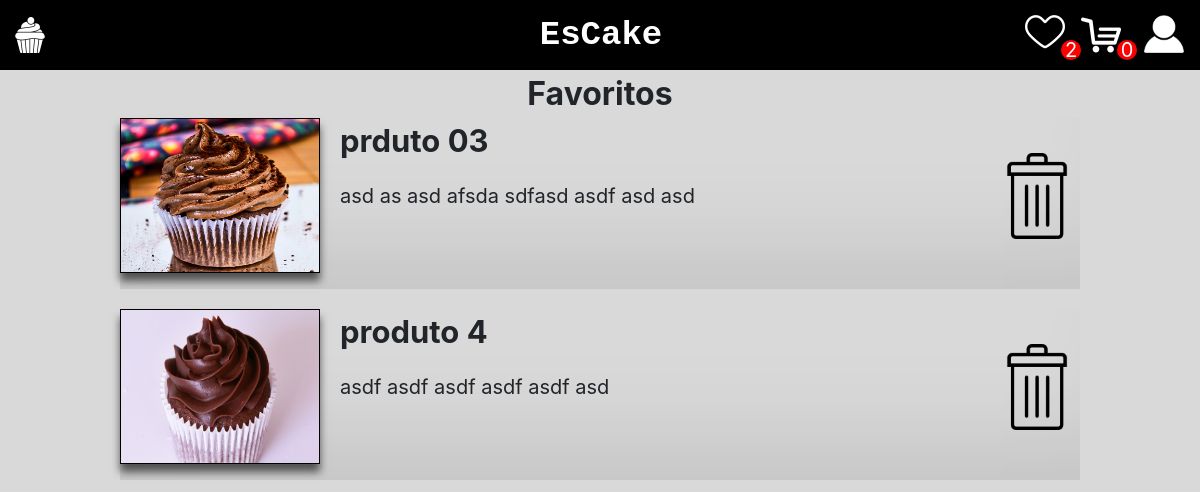
Before: /favoritos/ (signed in) with the older database file.
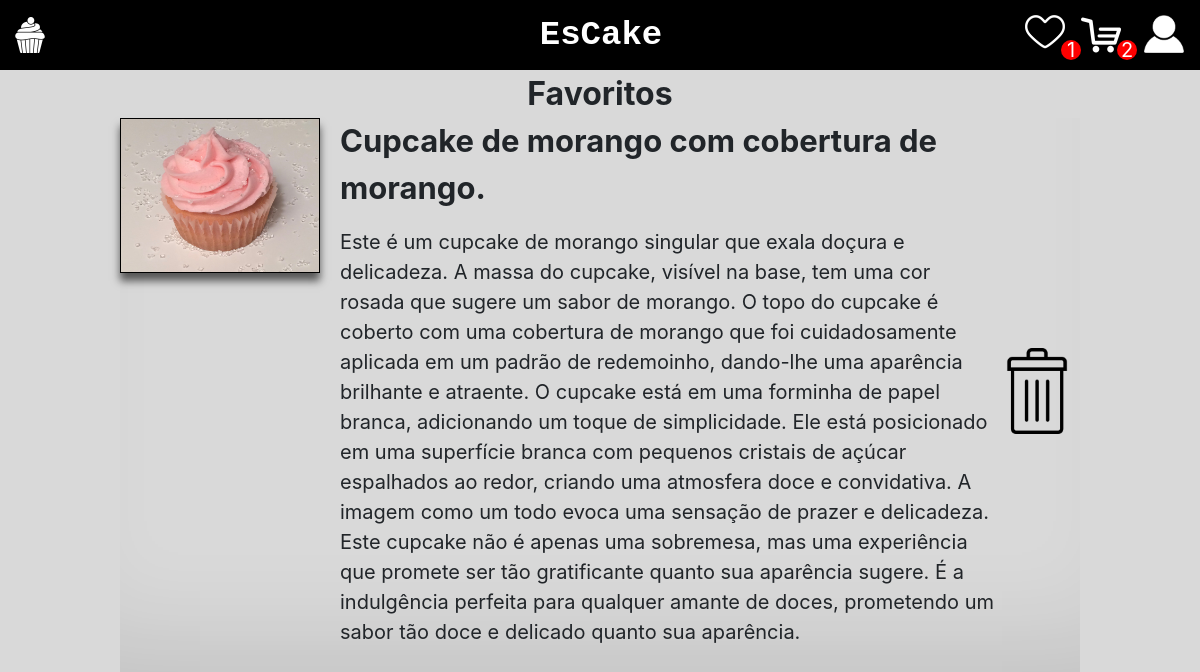
After: the same page with the newer database file.
### home/models.py (models this page shows, shortened)
class Produto(models.Model):
    ProdutoCodigo = models.AutoField(primary_key=True)
    ProdutoNome = models.CharField(max_length=55)
    ProdutoDescricao = models.CharField(max_length=2000)
    ProdutoValor = models.FloatField()

class ProdutoImagem(models.Model):
    produto = models.ForeignKey(Produto, related_name='imagens', on_delete=models.CASCADE)
    imagem = models.ImageField(upload_to='produtos/', default='')

### favoritos/views.py (the view)
# urls.py: path('favoritos/', include('favoritos.urls')),
def favoritos(request):
    favoritos = Favorito.objects.filter(ClienteCodigo=request.user)
    produtos_favoritos = [favorito.ProdutoCodigo for favorito in favoritos]
    return render(request, 'favoritos.html', {'produtos': produtos_favoritos})

### context_processors.py (called while the page is built)
def qtd_favorite(request):
    qtd_favorite=0
    if request.user.is_authenticated:
        favoritos = Favorito.objects.filter(ClienteCodigo=request.user)
        qtd_favorite = len(favoritos)
    return {'qtd_favorite': qtd_favorite}

def qtd_cart(request):
    qtd_cart = 0
    if request.user.is_authenticated:
        carrinho = Carrinho.objects.filter(ClienteCodigo=request.user, Ativo=True).first()
        if carrinho:
            qtd_cart = carrinho.itens.count()
    return {'qtd_cart': qtd_cart}

### favoritos/templates/favoritos.html (shortened to what this page needs)
{% extends 'base.html' %}
{% load static %}
{% block 'head' %}
<link rel="stylesheet" href="{% static 'home/css/home.css' %}">
<link rel="stylesheet" href="{% static 'favoritos/css/favoritos.css' %}">
{% endblock %}
{% block 'body' %}
<div class="centered-text">
    Favoritos
</div>
<div class="favoritos-container">
    {% if produtos%}
    {% for produto in produtos %}
    <div class="favoritos-card">
        <div>
            {% with produto.imagens.all|first as imagem %}
                {% if imagem %}
                    <img class="img-prod" src="{{ imagem.imagem.url }}" alt="Imagem do Produto">
                {% endif %}
            {% endwith %}
            <div class="favoritos-container-descricao">
                <p class="favoritos-prod-nome">{{ produto.ProdutoNome }}</p>
                <p class="favoritos-prod-descricao">{{ produto.ProdutoDescricao }}</p>
            </div>
        </div>
        <div class="favoritos-actions">
            <a href="{% url 'removefavorito' produto.ProdutoCodigo %}">
                <img src="{% static 'favoritos/img/deleted.png' %}">
            </a>
        </div>
    </div>
    {% endfor %}
    {% else %}
    <br>
    <h1>Nenhum favorito adicionado!</h1>
    {% endif %}
</div>
{% endblock %}

Changed rows visible on the page:
removed Produto: imagem (picture), ProdutoNome "prduto 03", ProdutoDescricao "asd as asd afsda sdfasd asdf asd asd"
removed Produto: imagem (picture), ProdutoNome "produto 4", ProdutoDescricao "asdf asdf asdf asdf asdf asd"
added Produto: imagem (picture), ProdutoNome "Cupcake de morango com cobertura de morango.", ProdutoDescricao "Este é um cupcake de morango singular que exala doçura e delicadeza. A massa do cupcake, visível na base, tem uma cor rosada que sugere um sabor de morango. O topo do cupcake é coberto com uma cobertura de morango que foi cuidadosamente aplicada em um padrão de redemoinho, dando-lhe uma aparência brilhante e atraente. O cupcake está em uma forminha de papel branca, adicionando um toque de simplicidade. Ele está posicionado em uma superfície branca com pequenos cristais de açúcar espalhados ao redor, criando uma atmosfera doce e convidativa. A imagem como um todo evoca uma sensação de prazer e delicadeza. Este cupcake não é apenas uma sobremesa, mas uma experiência que promete ser tão…"
Other visible differences:
{{ qtd_favorite }}: "2" → "1"
{{ qtd_cart }}: "0" → "2"
